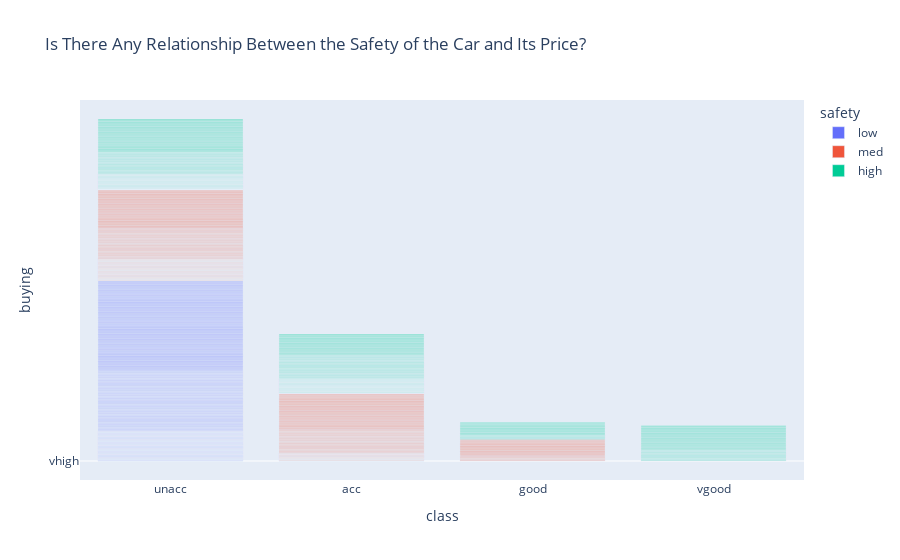

The code cell stored with this chart in its notebook:
### Markdown cell above
A nonsense grouping...

### Code cell
px.bar(data_frame=df, x='class', y='buying', color='safety',
       title='Is There Any Relationship Between the Safety of the Car and Its Price?')

### Figure 1 — Plotly figure (JSON) as saved in the notebook; plotly's stock layout.template omitted (floating-point values rounded to 4 significant figures; data arrays with more than 128 entries replaced by an {"elided": "..."} marker saying what was removed)
{"data": [{"alignmentgroup": "True", "hovertemplate": "safety=low<br>class=%{x}<br>buying=%{y}<extra></extra>", "legendgroup": "low", "marker": {"color": "#636efa", "pattern": {"shape": ""}}, "name": "low", "offsetgroup": "low", "orientation": "v", "showlegend": true, "textposition": "auto", "type": "bar", "x": {"elided": "576 str values"}, "xaxis": "x", "y": {"elided": "576 str values"}, "yaxis": "y"}, {"alignmentgroup": "True", "hovertemplate": "safety=med<br>class=%{x}<br>buying=%{y}<extra></extra>", "legendgroup": "med", "marker": {"color": "#EF553B", "pattern": {"shape": ""}}, "name": "med", "offsetgroup": "med", "orientation": "v", "showlegend": true, "textposition": "auto", "type": "bar", "x": {"elided": "576 str values"}, "xaxis": "x", "y": {"elided": "576 str values"}, "yaxis": "y"}, {"alignmentgroup": "True", "hovertemplate": "safety=high<br>class=%{x}<br>buying=%{y}<extra></extra>", "legendgroup": "high", "marker": {"color": "#00cc96", "pattern": {"shape": ""}}, "name": "high", "offsetgroup": "high", "orientation": "v", "showlegend": true, "textposition": "auto", "type": "bar", "x": {"elided": "576 str values"}, "xaxis": "x", "y": {"elided": "576 str values"}, "yaxis": "y"}], "layout": {"barmode": "relative", "legend": {"title": {"text": "safety"}, "tracegroupgap": 0}, "title": {"text": "Is There Any Relationship Between the Safety of the Car and Its Price?"}, "xaxis": {"anchor": "y", "domain": [0, 1], "title": {"text": "class"}}, "yaxis": {"anchor": "x", "domain": [0, 1], "title": {"text": "buying"}}}}
